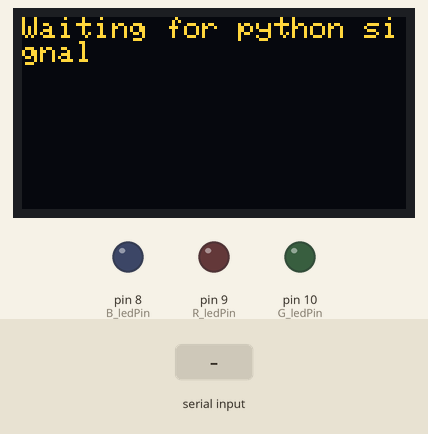
The sketch below on a simulated Arduino Uno, built with avr-gcc and run on an emulated ATmega328P. Shown: 128×64 one-colour display, output pins drawn as LEDs (lit = HIGH). The test bench sets the inputs (shaded band). The OLED is the two-colour kind (top 16 rows yellow); what the sketch prints to the serial monitor is not drawn.

Above: at 3.2 s.
3.3 s: "R90\n" received over Serial
At 4.1 s:
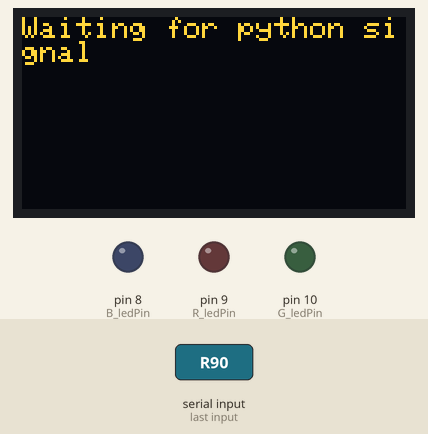
4.9 s: byte 66 ('B') received over Serial
At 5.8 s:
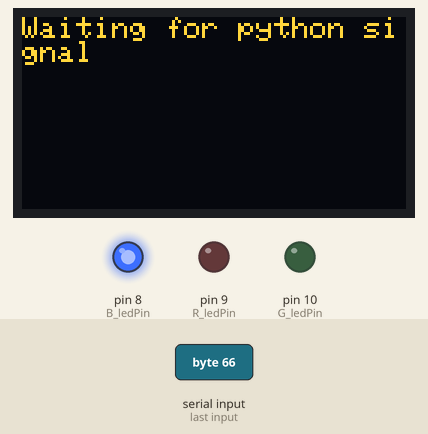
6.4 s: byte 82 ('R') received over Serial
At 7.44 s:
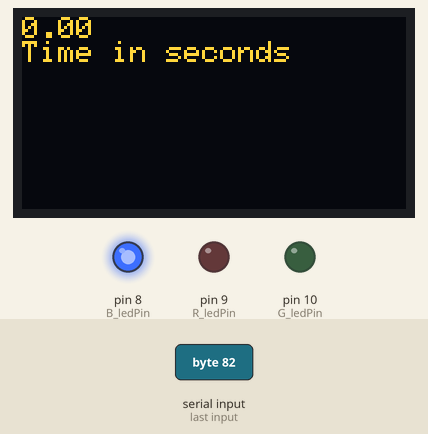
8.9 s: byte 71 ('G') received over Serial
At 9.3 s:
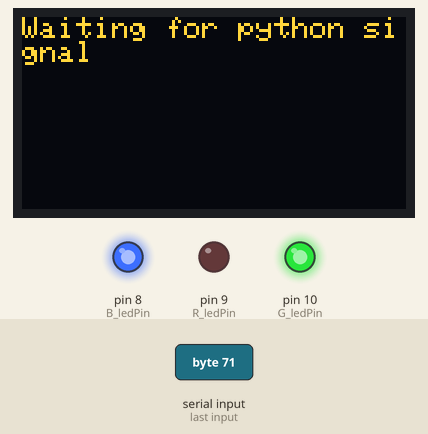
11.4 s: "X90\n" received over Serial
At 12.6 s:
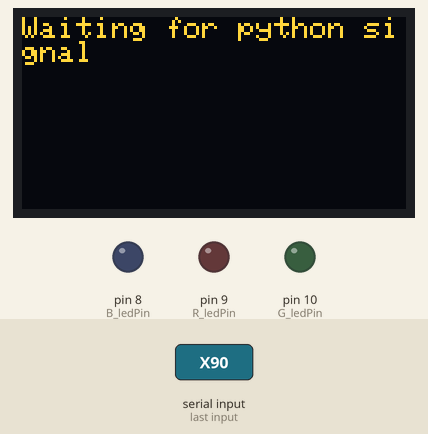
12.9 s: "G90\n" received over Serial
At 13.7 s:
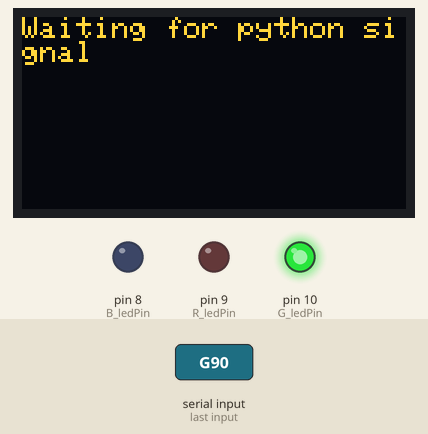
Timing chart, 0 to 15.9 s (numbered marks = the images above; inputs shaded):
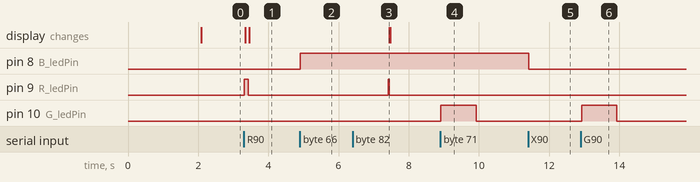

The sketch:

OLEDtimearduino.ino
```cpp
#include <SPI.h>
#include <Wire.h>
#include <Adafruit_GFX.h>
#include <Adafruit_SSD1306.h>

#define SCREEN_WIDTH 128 // OLED display width, in pixels
#define SCREEN_HEIGHT 64 // OLED display height, in pixels

// Declaration for SSD1306 display connected using software SPI (default case):
#define OLED_MOSI   3
#define OLED_CLK   5
#define OLED_DC    6
#define OLED_CS    4
#define OLED_RESET 2


Adafruit_SSD1306 display(SCREEN_WIDTH, SCREEN_HEIGHT,
  OLED_MOSI, OLED_CLK, OLED_DC, OLED_RESET, OLED_CS);


//below is probs not needed XXXXXXXXXXXXXXXXXXXXXXXx
#define NUMFLAKES     10 // Number of snowflakes in the animation example

#define LOGO_HEIGHT   16
#define LOGO_WIDTH    16

static const unsigned char PROGMEM logo_bmp[] =
{ 0b00000000, 0b11000000,
  0b00000001, 0b11000000,
  0b00000001, 0b11000000,
  0b00000011, 0b11100000,
  0b11110011, 0b11100000,
  0b11111110, 0b11111000,
  0b01111110, 0b11111111,
  0b00110011, 0b10011111,
  0b00011111, 0b11111100,
  0b00001101, 0b01110000,
  0b00011011, 0b10100000,
  0b00111111, 0b11100000,
  0b00111111, 0b11110000,
  0b01111100, 0b11110000,
  0b01110000, 0b01110000,
  0b00000000, 0b00110000 };

// Above not needed XXXXXXXXXXXXXXXXXXXXXX

const int B_ledPin = 8; // the pin that the LED is attached to
const int R_ledPin = 9;
const int G_ledPin = 10;

int incomingByte;      // a variable to read incoming serial data into
String incomingByte2;
float timeon = 1000;
long randNumber;


void setup() {
  // initialize serial communication:
  Serial.begin(9600);
  // initialize the LED pin as an output:
  pinMode(B_ledPin, OUTPUT);
  pinMode(R_ledPin, OUTPUT);
  pinMode(G_ledPin, OUTPUT);

    // SSD1306_SWITCHCAPVCC = generate display voltage from 3.3V internally
  if(!display.begin(SSD1306_SWITCHCAPVCC)) {
    Serial.println(F("SSD1306 allocation failed"));
    for(;;); // Don't proceed, loop forever
  }

  display.clearDisplay();

  display.setTextSize(1);
  display.setTextColor(WHITE);
  display.setCursor(0, 0);
  display.println("Welcome");

  display.setTextSize(1);
  display.setTextColor(WHITE);
  display.setCursor(0, 17);
  display.println("This is");
  display.println("the ACS");
  display.println("by Mimi + Zak");

  display.display();

  delay(2000);


}


void loop() {

  display.clearDisplay();

  display.setTextSize(1);
  display.setTextColor(WHITE);
  display.setCursor(0, 0);
  display.println("Waiting for python signal");

  display.display();

  // see if there's incoming serial data:
  if (Serial.available() > 0) {
    // read the oldest byte in the serial buffer:
    incomingByte = Serial.read();


    if (incomingByte == 'B') {


        incomingByte2 = Serial.read();
        timeon = incomingByte2.toInt();
        Serial.println(timeon);
        digitalWrite(B_ledPin, HIGH);


    }

    if (incomingByte == 'X') {


        incomingByte2 = Serial.read();
        timeon = incomingByte2.toInt();

        digitalWrite(B_ledPin, LOW);


    }

    if (incomingByte == 'R') {

        display.clearDisplay();


        incomingByte2 = Serial.readStringUntil('\n');
        timeon = incomingByte2.toInt();
        digitalWrite(R_ledPin, HIGH);

        display.setTextSize(1);
        display.setTextColor(WHITE);
        display.setCursor(0, 0);
        display.println(timeon);
        display.println("Time in seconds");
        display.display();

        delay(timeon);
        Serial.println(timeon);
        digitalWrite(R_ledPin, LOW);
    }

    if (incomingByte == 'G') {


        incomingByte2 = Serial.read();

        digitalWrite(G_ledPin, HIGH);
        delay(1000);
        digitalWrite(G_ledPin, LOW);

    }
  }
}
```

Measured:
- after the input at 3.3 s, pin 9 (R_ledPin): LOW → HIGH at once, → LOW 0.12 s later; the display: first changes at once (image 1 shows a later state)
- after the input at 4.9 s, pin 8 (B_ledPin): LOW → HIGH at once
- after the input at 6.4 s, pin 9 (R_ledPin): LOW → HIGH after 1.0 s, → LOW 0.03 s later; the display: changes after 1.0 s (image 3)
- after the input at 8.9 s, pin 10 (G_ledPin): LOW → HIGH at once, → LOW 1.0 s later
- after the input at 11.4 s, pin 8 (B_ledPin): HIGH → LOW at once
- after the input at 12.9 s, pin 10 (G_ledPin): LOW → HIGH at once, → LOW 1.0 s later
